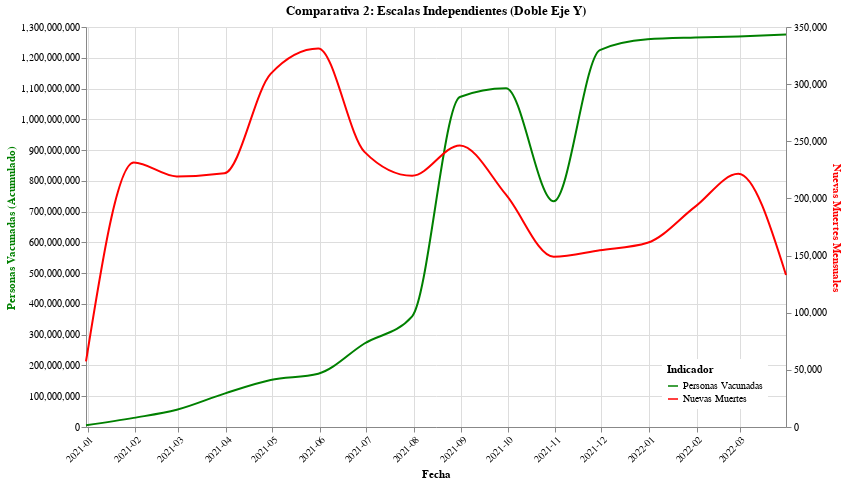

Notebook cell for this chart:
### Code cell
# 1. Preparación de datos (Agrupado por mes para optimizar)
df['date'] = pd.to_datetime(df['date'])

df_monthly = df.set_index('date').resample('ME').agg({ # Usa 'M' si 'ME' da error en pandas viejos
    'people_vaccinated': 'max',
    'New_deaths': 'sum'
}).reset_index()

# 2. Configuración común
scale_colors = alt.Scale(
    domain=['Personas Vacunadas', 'Nuevas Muertes'], 
    range=['green', 'red']
)

# Base con formato de fecha mostrando el Año
base = alt.Chart(df_monthly).encode(
    x=alt.X('date:T', 
            title='Fecha', 
            axis=alt.Axis(format='%Y-%m', labelAngle=-45)) # Formato Año-Mes
)

# Definición de líneas
line_vaccine = base.transform_calculate(
    tipo="'Personas Vacunadas'"
).mark_line(interpolate='monotone').encode(
    y=alt.Y('people_vaccinated:Q', title='Cantidad'), # Título genérico inicial
    color=alt.Color('tipo:N', 
                    scale=scale_colors, 
                    legend=alt.Legend(title='Indicador', 
                                      orient='bottom-right', # <--- Leyenda abajo a la derecha
                                      fillColor='white',
                                      padding=5))
)

line_deaths = base.transform_calculate(
    tipo="'Nuevas Muertes'"
).mark_line(interpolate='monotone').encode(
    y=alt.Y('New_deaths:Q', title='Cantidad'),
    color=alt.Color('tipo:N', scale=scale_colors)
)

# --- VERSIÓN 2: Escala Independiente (Doble Eje Y) ---
# Ajustamos los ejes para que tengan títulos y colores específicos a cada lado
line_vaccine_dual = line_vaccine.encode(
    y=alt.Y('people_vaccinated:Q', 
            axis=alt.Axis(title='Personas Vacunadas (Acumulado)', titleColor='green'))
)

line_deaths_dual = line_deaths.encode(
    y=alt.Y('New_deaths:Q', 
            axis=alt.Axis(title='Nuevas Muertes Mensuales', titleColor='red'))
)

grafico_doble_eje = alt.layer(
    line_vaccine_dual, 
    line_deaths_dual
).properties(
    title='Comparativa 2: Escalas Independientes (Doble Eje Y)',
    width=700,
    height=400
).resolve_scale(
    y='independent' # <--- Esto separa los ejes
)

display(grafico_doble_eje)

### Figure 1 — Vega-Lite specification as saved in the notebook (floating-point values rounded to 4 significant figures)
{"config": {"view": {"continuousWidth": 300, "continuousHeight": 300}}, "layer": [{"mark": {"type": "line", "interpolate": "monotone"}, "encoding": {"color": {"field": "tipo", "legend": {"fillColor": "white", "orient": "bottom-right", "padding": 5, "title": "Indicador"}, "scale": {"domain": ["Personas Vacunadas", "Nuevas Muertes"], "range": ["green", "red"]}, "type": "nominal"}, "x": {"axis": {"format": "%Y-%m", "labelAngle": -45}, "field": "date", "title": "Fecha", "type": "temporal"}, "y": {"axis": {"title": "Personas Vacunadas (Acumulado)", "titleColor": "green"}, "field": "people_vaccinated", "type": "quantitative"}}, "transform": [{"calculate": "'Personas Vacunadas'", "as": "tipo"}]}, {"mark": {"type": "line", "interpolate": "monotone"}, "encoding": {"color": {"field": "tipo", "scale": {"domain": ["Personas Vacunadas", "Nuevas Muertes"], "range": ["green", "red"]}, "type": "nominal"}, "x": {"axis": {"format": "%Y-%m", "labelAngle": -45}, "field": "date", "title": "Fecha", "type": "temporal"}, "y": {"axis": {"title": "Nuevas Muertes Mensuales", "titleColor": "red"}, "field": "New_deaths", "type": "quantitative"}}, "transform": [{"calculate": "'Nuevas Muertes'", "as": "tipo"}]}], "data": {"name": "data-e4901795c8cc144d95571d7d2fc33b9d"}, "height": 400, "resolve": {"scale": {"y": "independent"}}, "title": "Comparativa 2: Escalas Independientes (Doble Eje Y)", "width": 700, "$schema": "https://vega.github.io/schema/vega-lite/v6.1.0.json", "datasets": {"data-e4901795c8cc144d95571d7d2fc33b9d": [{"date": "2020-12-31T00:00:00", "people_vaccinated": 5512000.0, "New_deaths": 57352}, {"date": "2021-01-31T00:00:00", "people_vaccinated": 29690000.0, "New_deaths": 231413}, {"date": "2021-02-28T00:00:00", "people_vaccinated": 55980000.0, "New_deaths": 219270}, {"date": "2021-03-31T00:00:00", "people_vaccinated": 108600000.0, "New_deaths": 221957}, {"date": "2021-04-30T00:00:00", "people_vaccinated": 152700000.0, "New_deaths": 309013}, {"date": "2021-05-31T00:00:00", "people_vaccinated": 173100000.0, "New_deaths": 331255}, {"date": "2021-06-30T00:00:00", "people_vaccinated": 271400000.0, "New_deaths": 240739}, {"date": "2021-07-31T00:00:00", "people_vaccinated": 359800000.0, "New_deaths": 219829}, {"date": "2021-08-31T00:00:00", "people_vaccinated": 1072000000.0, "New_deaths": 246377}, {"date": "2021-09-30T00:00:00", "people_vaccinated": 1101000000.0, "New_deaths": 203308}, {"date": "2021-10-31T00:00:00", "people_vaccinated": 733500000.0, "New_deaths": 148967}, {"date": "2021-11-30T00:00:00", "people_vaccinated": 1225000000.0, "New_deaths": 154608}, {"date": "2021-12-31T00:00:00", "people_vaccinated": 1260000000.0, "New_deaths": 161157}, {"date": "2022-01-31T00:00:00", "people_vaccinated": 1266000000.0, "New_deaths": 192803}, {"date": "2022-02-28T00:00:00", "people_vaccinated": 1269000000.0, "New_deaths": 221502}, {"date": "2022-03-31T00:00:00", "people_vaccinated": 1276000000.0, "New_deaths": 132969}]}}
